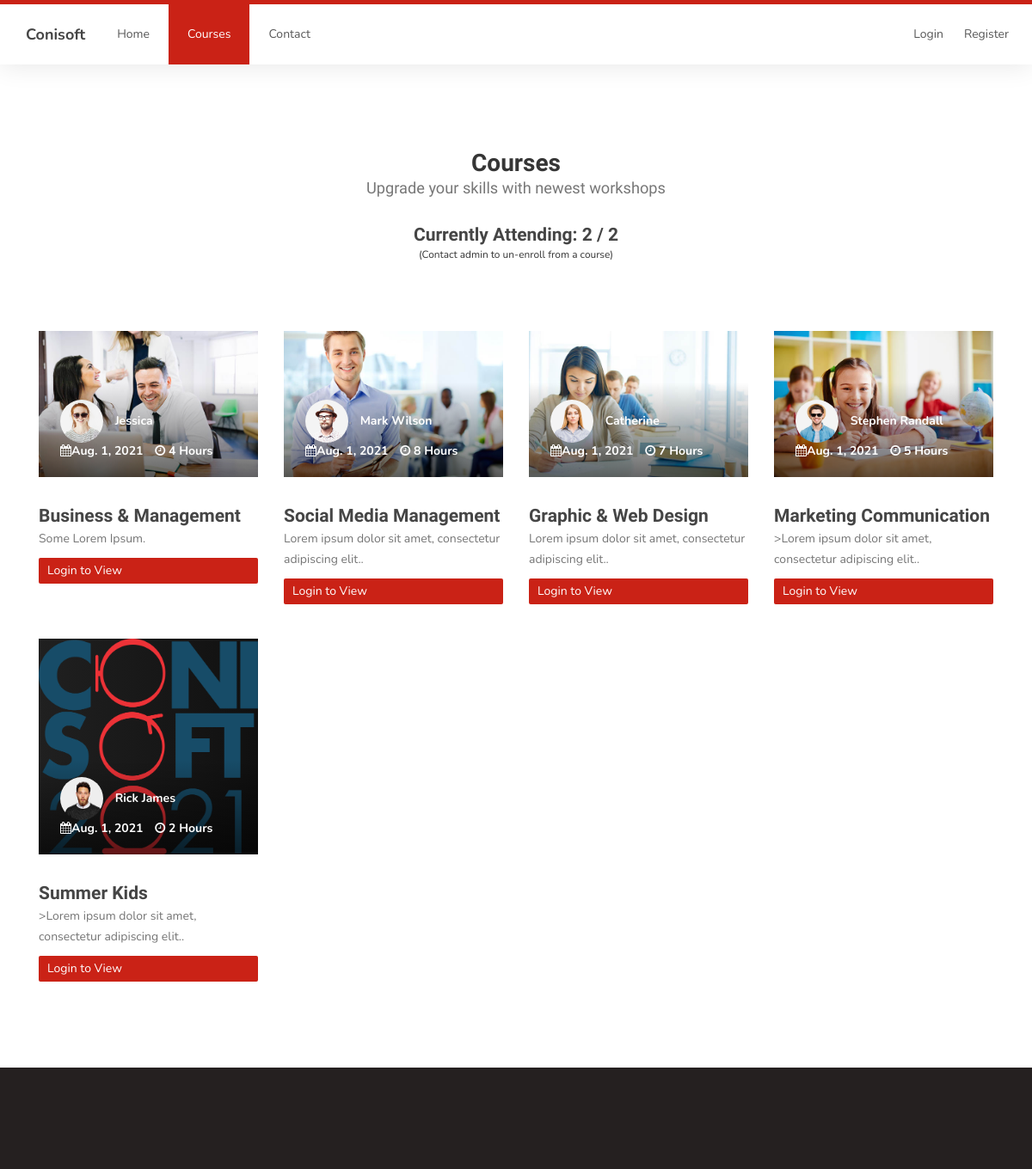
/courses (upper part), run on an earlier commit of the app's database.
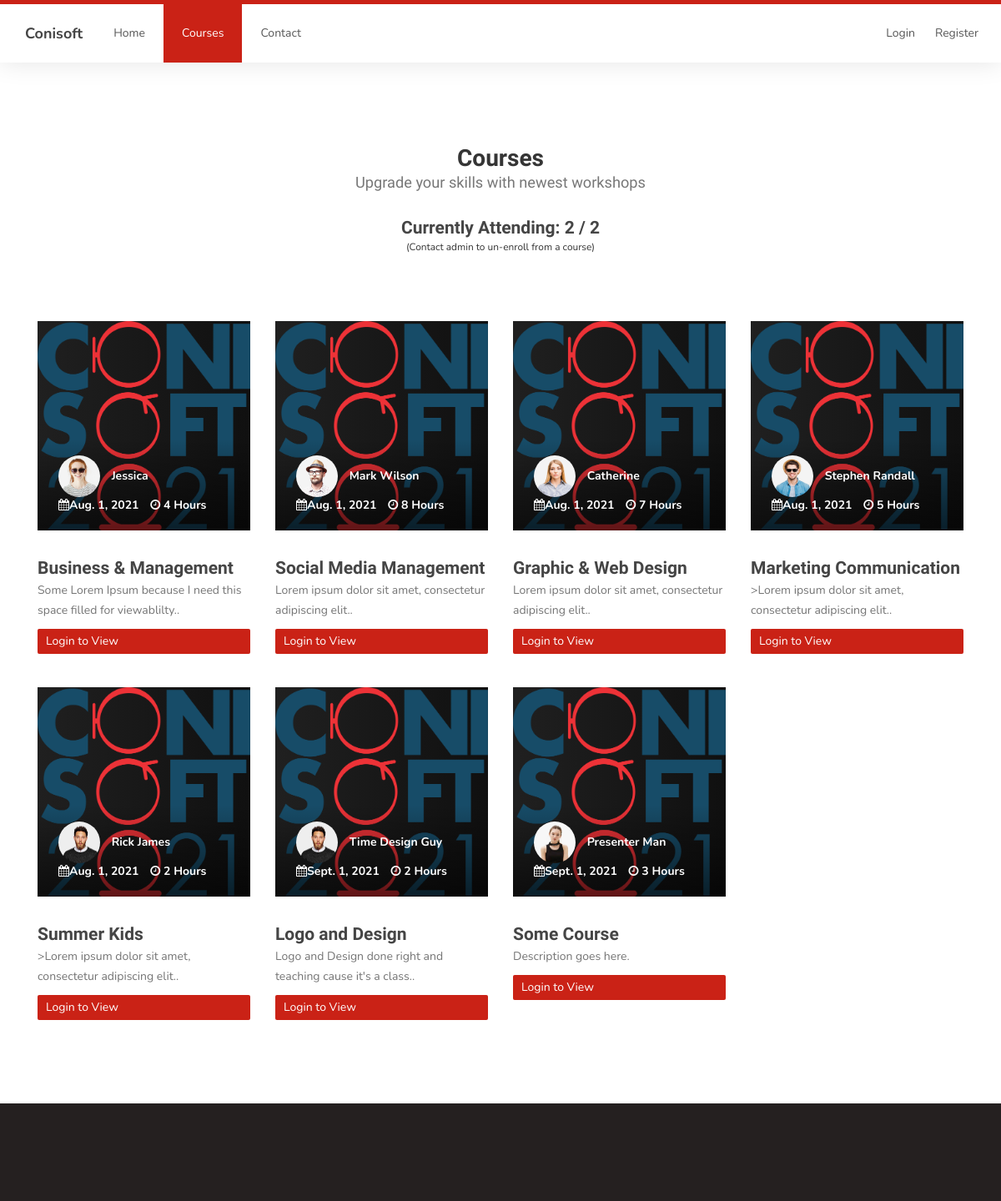
And on a later commit of the database.
### mainApp/models.py (models this page shows, shortened)
class Course(models.Model):
    date = models.DateField()
    time_length = models.IntegerField()
    name = models.CharField(max_length=200)
    email = models.EmailField(max_length=200, default="course@mail.com")
    description = models.CharField(max_length=200)
    presenter = models.CharField(max_length=200)
    image = models.ImageField(upload_to=None, height_field=None, width_field=None, max_length=100, default="None/conisoft_logo_0SeqbbO.png")
    presenter_image = models.ImageField(upload_to=None, height_field=None, width_field=None, max_length=100)
    attendants = models.IntegerField(default=0)
    max_size = models.IntegerField(default=20)
    zoom_link = models.CharField(blank=True, max_length=500)
    approved = models.BooleanField(default=False) # reciept approval
    context_object_name = 'Course'

### mainApp/views.py (the view)
        def obj_function(request):
            returned_objects_dictionary = {'courses':Course.objects.all(), 'users':User.objects.all()}
            return render(request, 'courses.html', returned_objects_dictionary)

### mainApp/views.py (called while the page is built)
    def as_view():
        def obj_function(request):
            returned_objects_dictionary = {'courses':Course.objects.all(), 'users':User.objects.all()}
            return render(request, 'courses.html', returned_objects_dictionary)
        return obj_function

### templates/courses.html (shortened to what this page needs)
{% extends 'base.html' %}
{% load static %}
{% block content %}
<section id="courses">
    <div class="container">
        <div class="row">
            <div class="col-md-12 col-sm-12">
                <div class="section-title">
                    <h2>Courses <small>Upgrade your skills with newest workshops</small></h2>
                    <h3>Currently Attending:
                        {% if user.course_1_id == 0 and user.course_2_id == 0 %} 0
                        {% elif user.course_1_id != 0 and user.course_2_id == 0 %} 1
                        {% else %} 2
                        {% endif %}
                        / 2
                    </h3>
                    <small>(Contact admin to un-enroll from a course)</small>
                </div>
                {% for object in courses %}
                <div class="col-md-3 col-sm-3" style="margin-top: 4rem;">
                    <div class="item">
                        <div class="courses-thumb">
                            <div class="courses-top">
                                <div class="courses-image">
                                    <img src="{{ object.image.url }}" class="img-responsive" alt="">
                                </div>
                                <div class="courses-price" style="min-width: 100%;">
                                    <h3><a href="#">{{ object.name }}</a></h3>
                                    <p>{{ object.description }}.</p>
                                    {% if user.is_authenticated %}
                                        {% if object.id == user.course_1_id or object.id == user.course_2_id %}
                                        <span class="" style="cursor:pointer;"
                                            data-catid="{{ object.id }}" data-catname="{{ object.name }}" data-catzoom_link="{{ object.zoom_link }}">Attending</span>
                                        {% elif user.course_1_id != 0 and user.course_2_id != 0 %}
                                        <span>Both Enrollments Used</span>
                                        {% else %}
                                        <span class="subscribe_button" style="cursor:pointer;"
                                            data-catid="{{ object.id }}" data-catname="{{ object.name }}" data-catzoom_link="{{ object.zoom_link }}">Enroll Now</span>
                                        {% endif %}
                                    {% else %}
                                    <a href="/login"><span class="">Login to View</span></a>
                                    {% endif %}
                                </div>
                                <div class="courses-date">
                                    <div class="courses-author">
                                        <img src='{{ object.presenter_image.url }}' class="img-responsive" alt="">
                                        <span>{{ object.presenter }}</span>
                                    </div>
                                    <span><i class="fa fa-calendar"></i>{{ object.date }}</span>
                                    <span><i class="fa fa-clock-o"></i> {{ object.time_length }} Hours</span>
                                </div>
                            </div>
                        </div>
                    </div>
                </div>
                {% endfor %}
            </div>
        </div>
    </div>
</section>
{% endblock content %}

### templates/base.html (shortened to what this page needs)
{% load static %}
<!DOCTYPE html>
<html lang="en">
<head>
     <link rel="stylesheet" href="{% static 'css/bootstrap.min.css' %}">
     <link rel="stylesheet" href="{% static 'css/font-awesome.min.css' %}">
     <link rel="stylesheet" href="{% static 'css/owl.carousel.css' %}">
     <link rel="stylesheet" href="{% static 'css/owl.theme.default.min.css' %}">
     <link rel="stylesheet" href="{% static 'css/templatemo-style.css' %}">
</head>
<body id="top" data-spy="scroll" data-target=".navbar-collapse" data-offset="50">
     <section class="navbar custom-navbar navbar-fixed-top" role="navigation">
          <div class="container">
               <div class="navbar-header">
                    <a href="{% url 'home' %}" class="navbar-brand">Conisoft</a>
               </div>
               <div class="collapse navbar-collapse">
                    <ul class="nav navbar-nav">
                         {% if 'register' in request.path or 'login' in request.path or 'courses' in request.path or 'manage' in request.path or 'receipt' in request.path %}
                              <li><a href="/#home" class="smoothScroll">Home</a></li>
                              <li class ="{% if request.path == '/courses' %} active {% endif %}"><a href="/courses" class="smoothScroll">Courses</a></li>
                              <li><a href="/#footer" class="smoothScroll">Contact</a></li>
                         {% endif %}
                    </ul>
                    <ul class="nav navbar-nav navbar-right">
                         {% if not user.is_authenticated %}
                         <li class ="{% if request.path == '/login' %} active {% endif %}"><a href="/login">Login</a></li>
                         <li class="{% if request.path == '/register' %} active {% endif %}"><a href="/register">Register</a></li>
                         {% else %}
                         {% if not user.receipt %}
                         <li class="{% if request.path == '/account' %} active {% endif %}"><a href="/account">Account</a></li>
                         {% endif %}
                         <li><a href="/logout">Logout</a></li>
                         {% endif %}
                    </ul>
               </div>
          </div>
     </section>
     <main>
          {% block content %}
          {% endblock content %}
     </main>
     <footer id="footer">
     </footer>
</body>
</html>

### static/css/templatemo-style.css (style rules this page uses)
body { background: #ffffff; font-family: 'Nunito', sans-serif; overflow-x: hidden; padding-top: 70px; }
h1, h2, h3, h4, h5, h6 { font-family: 'Muli', sans-serif; font-weight: bold; line-height: inherit; }
h2 { color: #353535; font-size: 2em; padding-bottom: 10px; }
h3 { font-size: 1.5em; margin-bottom: 0; }
h3, h3 a { color: #454545; }
p { color: #757575; font-size: 14px; font-weight: normal; line-height: 24px; }
html { -webkit-font-smoothing: antialiased; }
a { color: #252525; -webkit-transition: 0.5s; transition: 0.5s; text-decoration: none !important; }
a, input, button, .form-control { -webkit-transition: 0.5s; transition: 0.5s; }
.section-title { padding-bottom: 40px; }
.section-title h2 { margin: 0; }
.section-title small { display: block; }
section { position: relative; padding: 100px 0; }
.custom-navbar { background: #ffffff; border-top: 5px solid #ca2216; border-bottom: 0; -webkit-box-shadow: 0 1px 30px rgba(0, 0, 0, 0.1); -moz-box-shadow: 0 1px 30px rgba(0, 0, 0, 0.1); box-shadow: 0 1px 30px rgba(0, 0, 0, 0.1); padding: 12px 0; margin-bottom: 0; padding: 0; }
.custom-navbar .navbar-brand { color: #454545; font-size: 18px; font-weight: bold; line-height: 40px; }
.custom-navbar .navbar-nav.navbar-right li a { padding-right: 12px; padding-left: 12px; }
.custom-navbar .nav li a { line-height: 40px; color: #575757; padding-right: 22px; padding-left: 22px; }
.custom-navbar .nav li.active>a { background-color: #ca2216; color: #ffffff; }
#courses .section-title { text-align: center; }
.courses-thumb { background: #f9f9f9; position: relative; }
.courses-top { position: relative; }
.courses-image { background: linear-gradient(to right, #202020, #101010); }
.courses-date { background: linear-gradient(rgba(255, 0, 0, 0), rgba(0, 0, 0, 0.6)); width: 100%; position: absolute; bottom: 0; padding: 20px 25px; }
.courses-date span, .courses-author span { font-size: 14px; font-weight: bold; }
.courses-date span { color: #ffffff; display: inline-block; margin-right: 10px; }
.courses-author, .courses-author span { display: inline-block; vertical-align: middle; }
.courses-author img { display: inline-block !important; border-radius: 50px; width: 50px !important; height: 50px; margin-right: 10px; }
.courses-price { float: right; margin-top: 10px; }
.courses-price span { background: #ca2216; border-radius: 2px; color: #ffffff; display: block; padding: 5px 10px; }
footer { background: #252020; padding: 120px 0; }

What changed in the data, as far as the page shows it:
changed Course "Business & Management": image: a different picture; description "Some Lorem Ipsum" → "Some Lorem Ipsum because I need this space filled for viewablilty."
changed Course "Social Media Management": image: a different picture
changed Course "Graphic & Web Design": image: a different picture
changed Course "Marketing Communication": image: a different picture
added Course: image (picture), name "Logo and Design", description "Logo and Design done right and teaching cause it's a class.", presenter_image (picture), presenter "Time Design Guy", date "Sept. 1, 2021", time_length "2"
added Course: image (picture), name "Some Course", description "Description goes here", presenter_image (picture), presenter "Presenter Man", date "Sept. 1, 2021", time_length "3"
